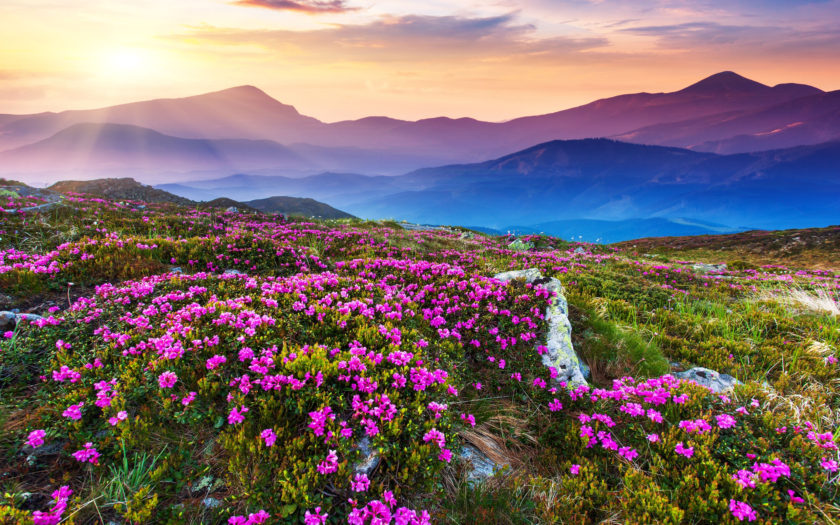
#> input picture codes/image1.jpg, 840 x 525 px
$ python 'otsu binarization.py'
#> lines starting #> are read from the running program, lines starting #| are printed output that depends on the picture; after the words box and inside, x2 and y2 are one past the last pixel; in counts of white or black regions, pixels touching at a corner belong together
import cv2
img = cv2.imread('image1.jpg',0)
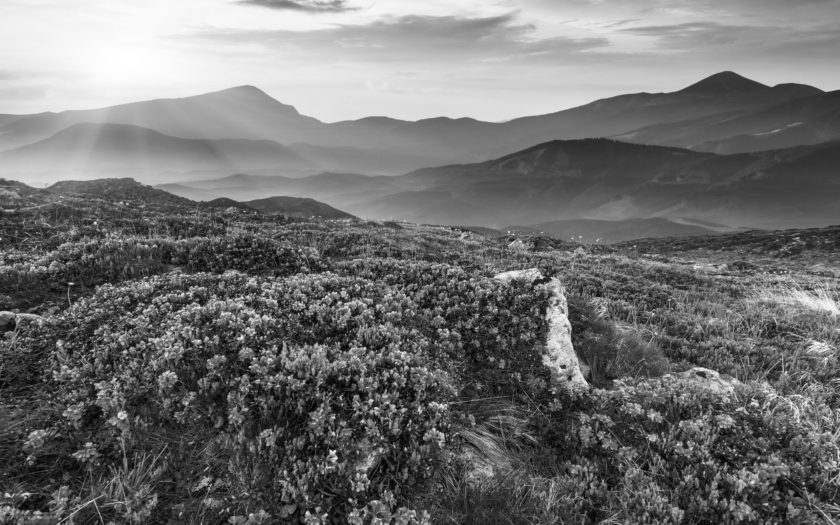
#> img: shape (525, 840); min 0, max 255, mean 113.2
threshold, OTSUimage = cv2.threshold(img,0,255,cv2.THRESH_BINARY+cv2.THRESH_OTSU)
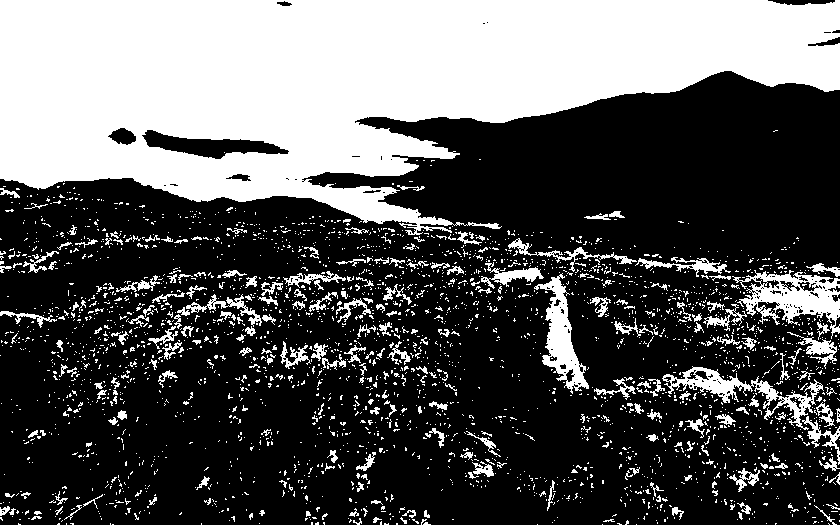
#> OTSUimage: shape (525, 840); 34.8% white; 2965 white regions (2718 under 20 px), largest, box (x1, y1, x2, y2) and area: (0, 0, 840, 235) 119382, (732, 270, 840, 339) 3152, (534, 273, 589, 394) 2345
#> threshold = 130
blur = cv2.GaussianBlur(img , (5,5) , 0)
threshold , blurOTSUimage = cv2.threshold(blur,0,255,cv2.THRESH_BINARY+cv2.THRESH_OTSU)
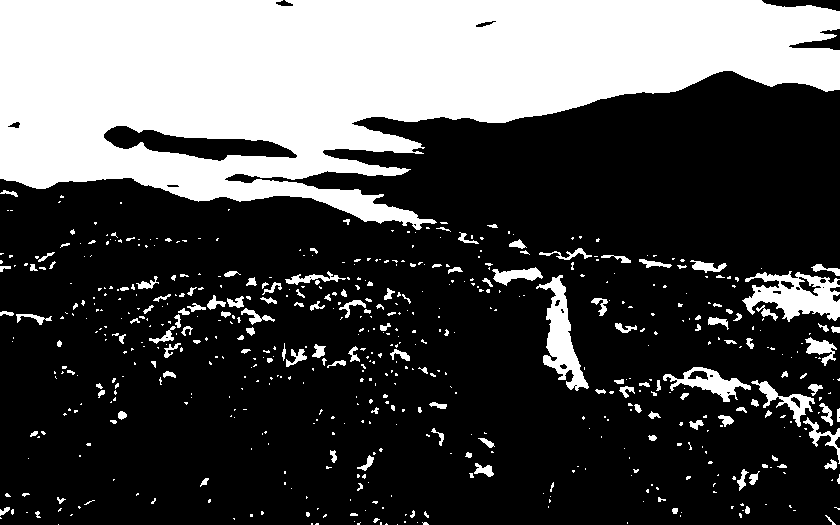
#> blurOTSUimage: shape (525, 840); 30.4% white; 600 white regions (448 under 20 px), largest, box (x1, y1, x2, y2) and area: (0, 0, 840, 230) 114848, (742, 271, 840, 322) 2717, (536, 275, 589, 391) 2284
#> threshold = 135

cv2.imshow('original' , img)
cv2.imshow('OTSU image' , OTSUimage)
cv2.imshow('blur OTSU image' , blurOTSUimage)

cv2.waitKey(0)
cv2.destroyAllWindows()
